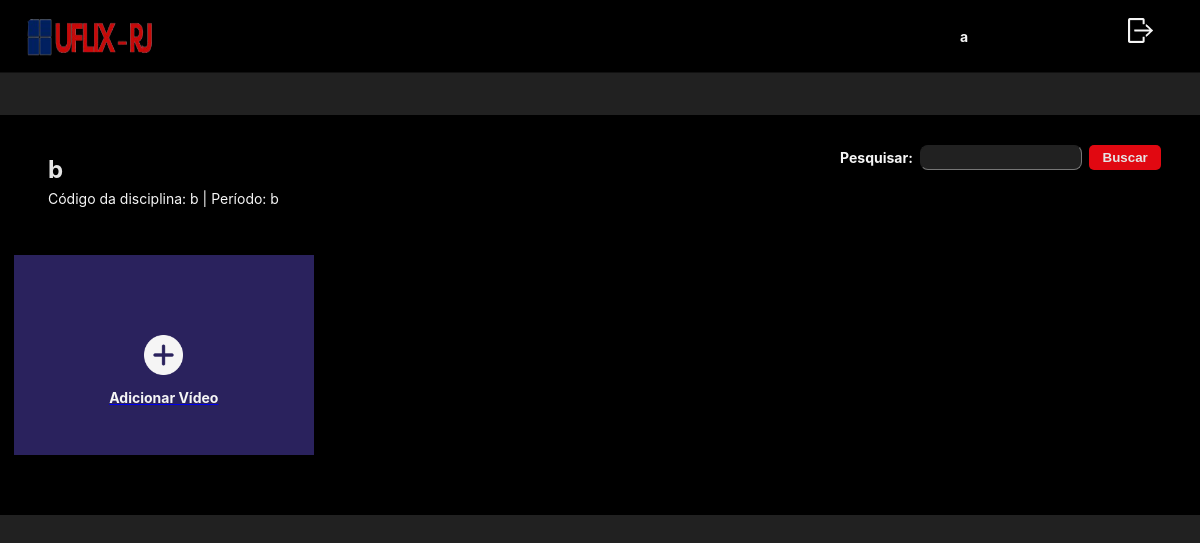
Page /materia/1 (signed in) on the earlier database version.
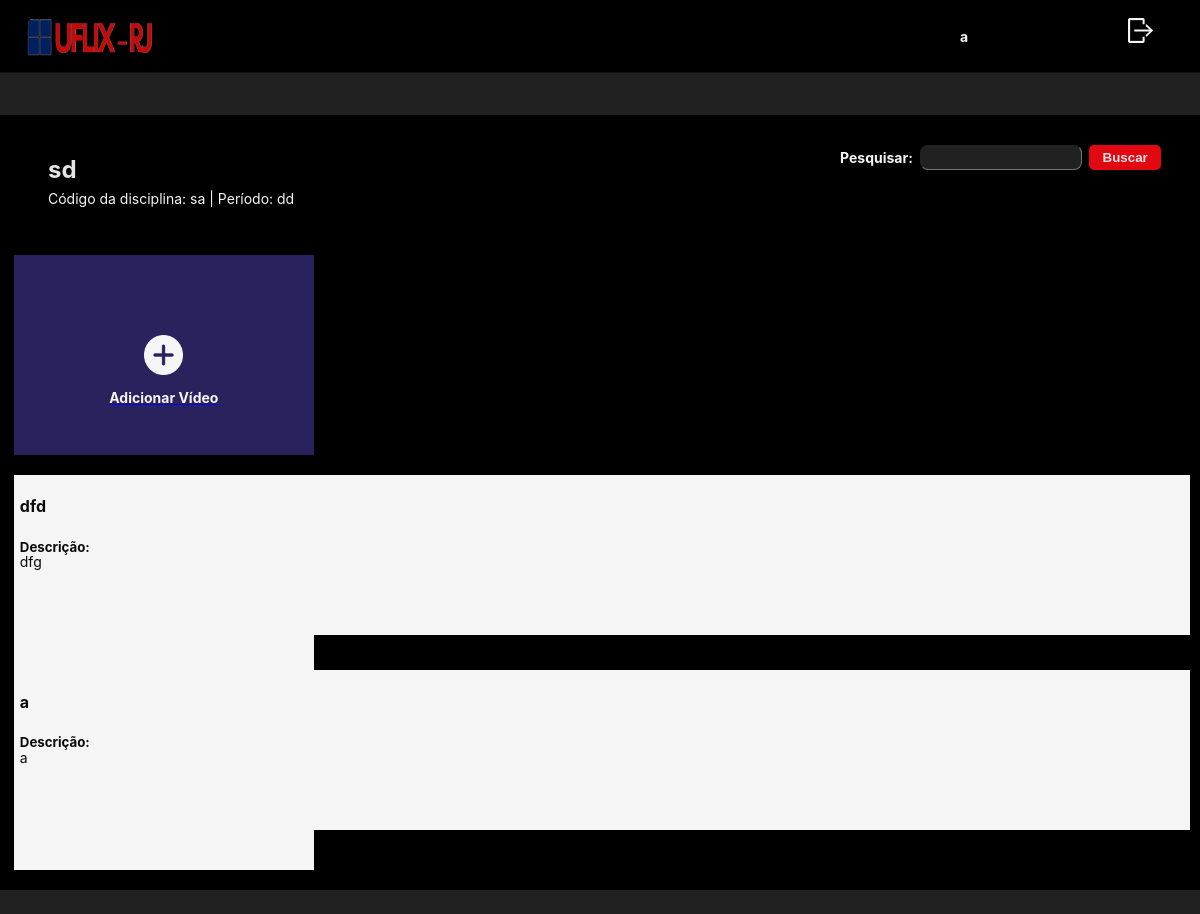
Same page on the later database version.
### app/cadastro/model.py (models this page shows, shortened)
class User(UserMixin, BaseModel):
    __tablename__ = "user"
    id = db.Column(db.Integer, primary_key=True)
    nome = db.Column(db.String(50), nullable=False)
    email = db.Column(db.String(50), nullable=False, unique = True)
    cpf = db.Column(db.String(50), nullable=False, unique = True)
    dre = db.Column(db.String(50), unique = True)
    siape = db.Column(db.String(50), unique = True)
    curso = db.Column(db.String(50))
    senha_hash = db.Column(db.String(280), nullable=False)
    classe = db.Column(db.Boolean())
    criardisciplina = db.relationship("CriarDisciplina")
    '''
    {% if current_user.role is_authenticated %}
     Hi {{ current_user.nome }}!
     {% endif %}
    '''

### app/criar_disciplina/model.py (models this page shows, shortened)
class CriarDisciplina(BaseModel):
    __tablename__ = "criardisciplina"
    id = db.Column(db.Integer, primary_key=True)
    materia = db.Column(db.String(50), nullable=False)
    periodo = db.Column(db.String(50), nullable=False)
    codigo_materia = db.Column(db.String(5), nullable=False)
    codigo_turma = db.Column(db.String(5), nullable=False, unique = True)
    video = db.relationship("Video")
    user_id = db.Column(db.Integer, db.ForeignKey('user.id'))

### app/criar_video/model.py (models this page shows, shortened)
class Video(BaseModel):
    __tablename__ = "video"
    id = db.Column(db.Integer, primary_key=True)
    nome = db.Column(db.String(50), nullable=False)
    descricao = db.Column(db.String(50), nullable=False)
    link = db.Column(db.String(5), nullable=False)
    criardisciplina_id = db.Column(db.Integer, db.ForeignKey('criardisciplina.id'))

### app/__init__.py (the view)
    @app.route('/materia/<id>')
    @login_required
    def materia_especifica(id):
        id_materia = id
        materia = CriarDisciplina.query.filter_by(id = id_materia).first()
        videos = Video.query.filter_by(criardisciplina_id = id_materia)
        return render_template ("Disciplina/Disciplina.html", materia= materia, videos = videos)

### app/templates/Disciplina/Disciplina.html (shortened to what this page needs)
<html>
    <head>
        <link href="{{ url_for ('static', filename='disciplina.css')}}" rel="stylesheet">
    </head>
    <body>
        <div id = "header">
            <img src="../../static/imagens/logo.png" alt="Minerva" class= "m-image">
            <div  id= "p">
                <div id= "profile-box">
                    <p id = "profileName">{{current_user.nome}}</p>
                </div>
                <a href="/logout" id= "leave">
                    <img src="../../static/imagens/logout (1) 1.png" alt="leave">
                </a>
            </div>
        </div>
        <div id = "main">
        <div id= "header2">
            <h1>{{materia.materia}}</h1>
           <div id = "search">
                <p id = "profileName">Pesquisar:</p>
                <input type="text" class="input">
                <input type = "submit" id = "button" value="Buscar">
            </div>
        </div>
           <div id = "info"><p>Código da disciplina: {{materia.codigo_materia}} | Período: {{materia.periodo}}</p></div>
        <div id = "videos">
            <div class ="materia-container" id = "ad">
                <img src="../../static/imagens/plus (2) 1 (1).png" alt="leave" id= "plus">
                <a href='/video/create/{{materia.id}}'>
                    <p id="profileName">Adicionar Vídeo</p>
                </a>
            </div>
            {% for video in videos %}
            <div class="materia-container" id="video" ><a href = '/materia/{{video.id}}'></a>
                <div class ="materia-container">
                    <div class = "info-container">
                        <h4 id ="infodd">{{video.nome}}</h4>
                        <h5>Descrição:</h6>
                        <p id ="infod">{{video.descricao}}</p>
                    </div>
            </div>
            </div>
            {% endfor %}
        </div>
    </body>
</html>

### app/static/disciplina.css (style rules this page uses)
body { background-color: rgb(33, 33, 33); padding: 0; margin: 0; font-family:-apple-system, BlinkMacSystemFont, 'Segoe UI', Roboto, Oxygen, Ubuntu, Cantarell, 'Open Sans', 'Helvetica Neue', sans-serif; }
#header { height: 9%; width: 100%; background-color: #000; display: flex; align-items: center; border-bottom: 1px solid #111111; justify-content: space-between; }
.m-image { height: 60%; width: 11%; margin-left: 2%; }
#profileName { color: #F5f5f5; font-weight: bold; font-size: 14px; }
#p { display: flex; width: 20%; height: 100%; }
#leave { width: 11%; height: 50%; align-self: center; }
#profile-box { height: 100%; width: 50%; margin-right: 20%; display: flex; align-items: center; justify-content: space-between; }
#main { background-color: #000; margin-top: 3.5%; padding-bottom: 2%; margin-bottom: 2%; }
h1 { color: #e5e5e5; font-size: 24px; padding-top: 2%; padding-left: 4%; }
.input { background-color: rgb(33, 33, 33) ; outline: 0; border-width: 1px; color: #c4c4c4; border-radius: 8px; width: 45%; height: 25px; padding-left: 1%; margin-left: 2%; margin-right: 2%; }
#header2 { display: flex; width: 100%; align-items: center; justify-content: space-between; margin-bottom: 1%; }
#search { display: flex; width: 30%; align-items: center; }
#button { background-color: rgb(225,8,17); outline: none; border-width: 0; width: 20%; height: 25px; border-radius: 5px; color:#e5e5e5; font-weight: bold; }
#videos { width: 98%; justify-content: space-around; margin-left: 1.15%; margin-bottom: 3%; }
.materia-container { width: 300px; height: 200px; background-color: #f5f5f5; margin-bottom: 20px; }
#ad { background-color: rgb(42,34,93); display: flex; justify-content: center; align-items: center; flex-direction: column; }
#plus { width: 13%; height: 20%; margin-top: 15%; }
#info { color: #f5f5f5; font-size: 14px; margin-left: 4%; margin-top: -2%; margin-bottom: 4%; }
#video { display: flex; height: 20%; margin-bottom: 3%; flex-direction: row; width: 100%; }
.info-container { color: #0a0a0a; margin-left: 2%; }
#infod { margin-top: -8%; margin-bottom: -1%; font-size: 14px; }

Differences in the rows shown:
changed CriarDisciplina: materia "b" → "sd"; codigo_materia "b" → "sa"; periodo "b" → "dd"
now on this page (row edited): Video: nome "dfd", descricao "dfg"
now on this page (row edited): Video: nome "a", descricao "a"
